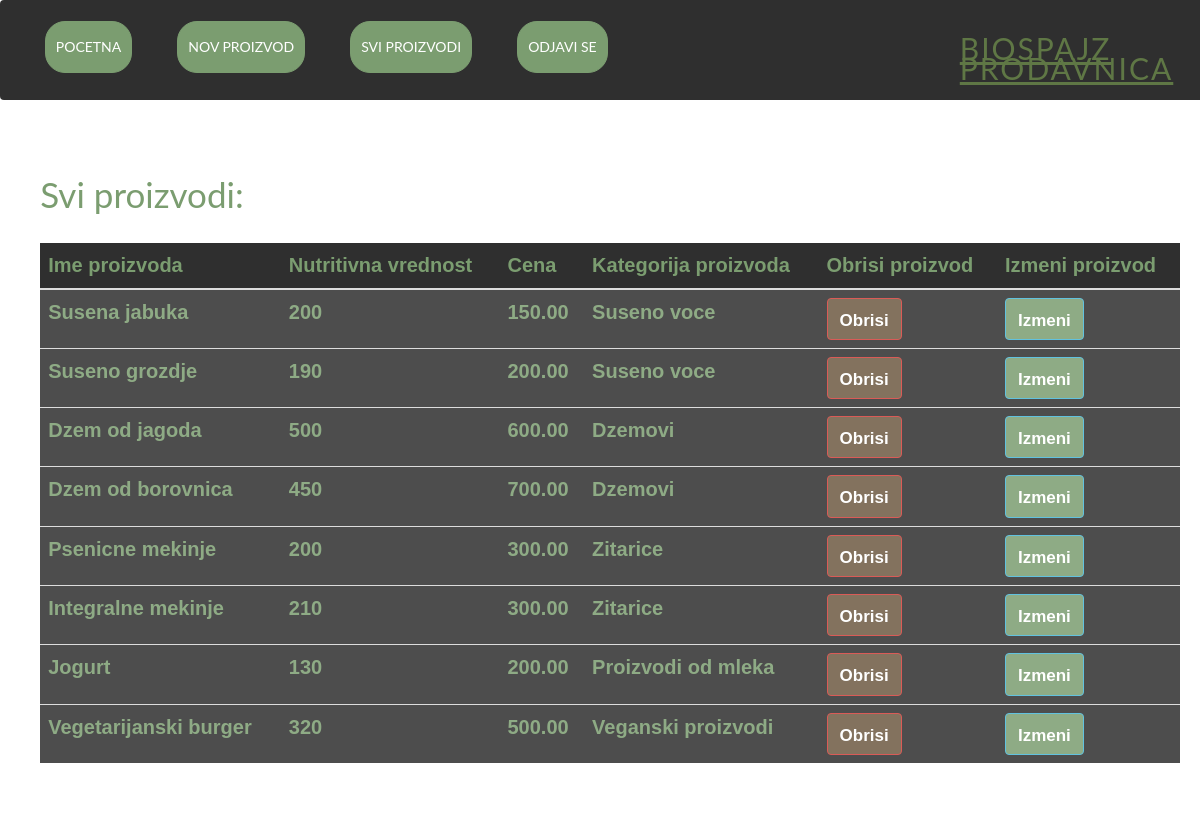
Screenshot of /prikaziProizvode.php with the database file from the repository.
### tables this page shows
CREATE TABLE `proizvodi` (
  `proizvodId` int(11) NOT NULL,
  `imeProizvoda` varchar(255) NOT NULL,
  `nutritivnaVrednost` int(255) NOT NULL,
  `cena` decimal(10,2) NOT NULL,
  `kategorijaId` int(11) NOT NULL
);

CREATE TABLE `kategorija` (
  `kategorijaId` int(11) NOT NULL,
  `imeKategorije` varchar(255) NOT NULL
);

### model/proizvod.php (called while the page is built, shortened)
<?php
class Proizvod{
  function __construct($proizvodId=null,$imeProizvoda=null,$nutritivnaVrednost=null,$cena=null,$kategorijaId=null) {
        $this->proizvodId = $proizvodId;
        $this->imeProizvoda = $imeProizvoda;
        $this->nutritivnaVrednost = $nutritivnaVrednost;
        $this->cena = $cena;
        $this->kategorijaId=$kategorijaId;
    }
}
?>

### model/kategorija.php (called while the page is built, shortened)
<?php
class Kategorija{
  function __construct($kategorijaId=null,$imeKategorije=null) {
        $this->imeKategorije = $imeKategorije;
    }
}
?>

### prikaziProizvode.php (the view, shortened to what this page needs)
<?php
include 'konekcija.php';
include 'model/proizvod.php';
include 'model/kategorija.php';
?>
<!DOCTYPE html>
<html lang="en">
<head>
  <link href="css/bootstrap.css" rel="stylesheet">
  <link href="css/style.css" rel="stylesheet">
</head>
<body class="stranica" style="
background-image:url(https://img.freepik.com/premium-photo/healthy-food-background-concept-healthy-food-fresh-vegetables-nuts-fruits-stone-background-top-view-copy-space_187166-25394.jpg); background-repeat: repeat; background-size:cover; position:absolute" >
    <nav class="navbar navbar-expand-lg navbar-light" id="navCont" style="height:100px; ">
            <div class="collapse navbar-collapse" id="navbarCollapse">
                <div class="navbar-nav p-lg-0 " style="margin-left: 2%; margin-top:10px;   ">
                    <li><a id="btn-Pocetna" href="index.php" type="button" class="btn btn-success btn-block" >
                        Pocetna</a></li>
                    <li><a id="btn-Dodaj" type="button" class="btn btn-success btn-block"  data-toggle="modal" data-target="#my" >
                        Nov proizvod </a></li>
                    <li><a id="btn-Prikazi" href="prikaziProizvode.php" type="button" class="btn btn-success btn-block">
                        Svi proizvodi</a></li>
                    <li><a id="btn-Pocetna" href="odjava.php" type="button" class="btn btn-success btn-block" >
                    Odjavi se</a> </li>
                    <li> <h1 class="navbar-brand " style="color:#5f7745 ; font-weight:bold; font-size:30px; margin-top:-70px; margin-left: 900px; text-decoration:underline">
                    Biospajz prodavnica</h1></li>
                </div>
            </div>
    </nav>
  <div class="container pt">
    <?php
    $niz = [];
    $rez = $conn->query("select * from proizvodi pr join kategorija k on pr.kategorijaId=k.kategorijaId");
    while ($red = $rez->fetch_array()) {
      $kategorija = new Kategorija($red['kategorijaId'], $red['imeKategorije']);
      $proizvodi = new Proizvod($red['proizvodId'], $red['imeProizvoda'], $red['nutritivnaVrednost'],$red['cena'], $kategorija);
      array_push($niz, $proizvodi);
    }
    ?>
    <p id="p" style="color:#7b9d70; font-size:35px ;padding-top:30px; padding-bottom:10px">Svi proizvodi:</p>
    <table class="table table-hover">
      <thead style="font-weight:500px; font-size:20px; color: #7b9d70; background-color: #2f2f2f">
        <tr>
          <th>Ime proizvoda</th>
          <th>Nutritivna vrednost</th>
          <th>Cena</th>
          <th>Kategorija proizvoda</th>
          <th>Obrisi proizvod</th>
          <th>Izmeni proizvod</th>
        </tr>
      </thead>
      <tbody style="color:#7b9d70; font-size:20px ; font-weight: bold; background-color: #2f2f2f; opacity:85%">
        <?php
        foreach ($niz as $vrednost) {
        ?>
          <tr>
            <td data-target="imeProizvoda"><?php echo $vrednost->imeProizvoda ?> </td>
            <td data-target="nutritivnaVrednost"><?php echo $vrednost->nutritivnaVrednost ?> </td>
            <td data-target="cena"><?php echo $vrednost->cena ?> </td>
            <td data-target="kategorijaId"><?php echo $vrednost->kategorijaId->imeKategorije ?></td>
            <td><button id="btnObrisi" name="btnObrisi" class="btn btn-danger" style="background-color:#6e5a42 ; color:white ; font-weight:bold; padding-top:10px; font-size:17px"
            data-id1="<?php echo $vrednost->proizvodId ?>">Obrisi</a></td>
            <td><button class="btn btn-info" data-toggle="modal" style="background-color:#7b9d70 ; color:white ; font-weight:bold; padding-top:10px; font-size:17px"
            data-target="#my1" data-id2="<?php echo $vrednost->proizvodId ?>">Izmeni</a></td>
          </tr>
        <?php
        }
        ?>
      </tbody>
    </table>
  </div>
</body>
</html>

### css/style.css (style rules this page uses)
li { padding-right: 20px !important; margin-right: 20px !important; }
nav { background-color: #2f2f2f; }
h1,h2,h3,h4,p,a,label,select { font-family: 'Lato', sans-serif !important; font-weight: 400 !important; }
a { padding-left: 10px !important; padding-right: 10px !important; border-radius: 20px !important; }
body { font-weight: 400; font-size: 14px; color: #555; -webkit-font-smoothing: antialiased; -webkit-overflow-scrolling: touch; }
p { line-height: 28px; margin-bottom: 25px; font-size: 16px; }
a { color: #62bef0; word-wrap: break-word; -webkit-transition: color 0.1s ease-in, background 0.1s ease-in; -moz-transition: color 0.1s ease-in, background 0.1s ease-in; -ms-transition: color 0.1s ease-in, background 0.1s ease-in; -o-transition: color 0.1s ease-in, background 0.1s ease-in; transition: color 0.1s ease-in, background 0.1s ease-in; }
a:before, a:after { -webkit-transition: color 0.1s ease-in, background 0.1s ease-in; -moz-transition: color 0.1s ease-in, background 0.1s ease-in; -ms-transition: color 0.1s ease-in, background 0.1s ease-in; -o-transition: color 0.1s ease-in, background 0.1s ease-in; transition: color 0.1s ease-in, background 0.1s ease-in; }
.navbar { text-transform: uppercase; margin-bottom: 0px; }
.navbar-brand { font-weight: 700; font-size: 20px; letter-spacing: 2px; }
.pt { padding-top: 50px; padding-bottom: 50px; }
li { display:inline; padding: 10px 5px; }
#p { font-size: xx-large; }

### rows the page displays
proizvodi: imeProizvoda "Susena jabuka", nutritivnaVrednost "200", cena "150.00", kategorijaId.imeKategorije "Suseno voce"
proizvodi: imeProizvoda "Suseno grozdje", nutritivnaVrednost "190", cena "200.00", kategorijaId.imeKategorije "Suseno voce"
proizvodi: imeProizvoda "Dzem od jagoda", nutritivnaVrednost "500", cena "600.00", kategorijaId.imeKategorije "Dzemovi"
proizvodi: imeProizvoda "Dzem od borovnica", nutritivnaVrednost "450", cena "700.00", kategorijaId.imeKategorije "Dzemovi"
proizvodi: imeProizvoda "Psenicne mekinje", nutritivnaVrednost "200", cena "300.00", kategorijaId.imeKategorije "Zitarice"
proizvodi: imeProizvoda "Integralne mekinje", nutritivnaVrednost "210", cena "300.00", kategorijaId.imeKategorije "Zitarice"
proizvodi: imeProizvoda "Jogurt", nutritivnaVrednost "130", cena "200.00", kategorijaId.imeKategorije "Proizvodi od mleka"
proizvodi: imeProizvoda "Vegetarijanski burger", nutritivnaVrednost "320", cena "500.00", kategorijaId.imeKategorije "Veganski proizvodi"
